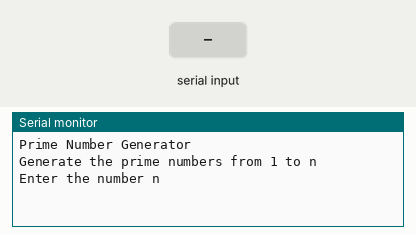
Bench run of a sketch on a simulated Arduino Uno, built with avr-gcc and run on an emulated ATmega328P. Parts: the last lines printed to the serial monitor. The inputs (shaded band) are chosen by the test bench.

Above: at 1.2 s.
1.3 s: "90,45\n" received over Serial
At 3.5 s:
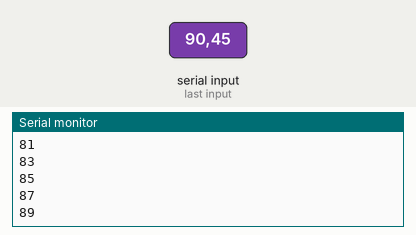
3.8 s: "30,150\n" received over Serial
At 5.3 s:
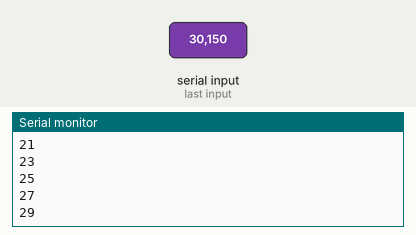
Timing chart, 0 to 6.8 s (numbered marks = the images above; inputs shaded):
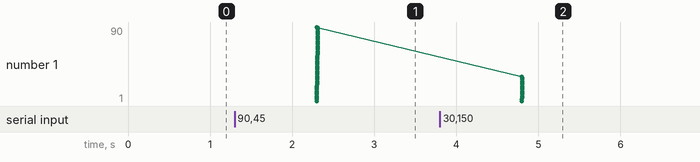

Measured:
- after the input at 1.3 s, the serial monitor: prints a new line after 1.0 s (image 1)
- after the input at 3.8 s, the serial monitor: prints a new line after 1.0 s (image 2)

The sketch:

primenumber.ino
```cpp
//prime number generator
int n = 0;
String rcvString = "";

void setup() {
    Serial.begin(115200);
    Serial.println("Prime Number Generator");
    Serial.println("Generate the prime numbers from 1 to n");
    Serial.println("Enter the number n");


}

void loop() {
   if (Serial.available()) {
        rcvString = Serial.readString();
        n = rcvString.toInt();
        Serial.println(n);
        for (int count = 0; count < n; count ++) {
            if (count % 2 != 0) {
                Serial.println(count);
            }
        }
    }
}
```
